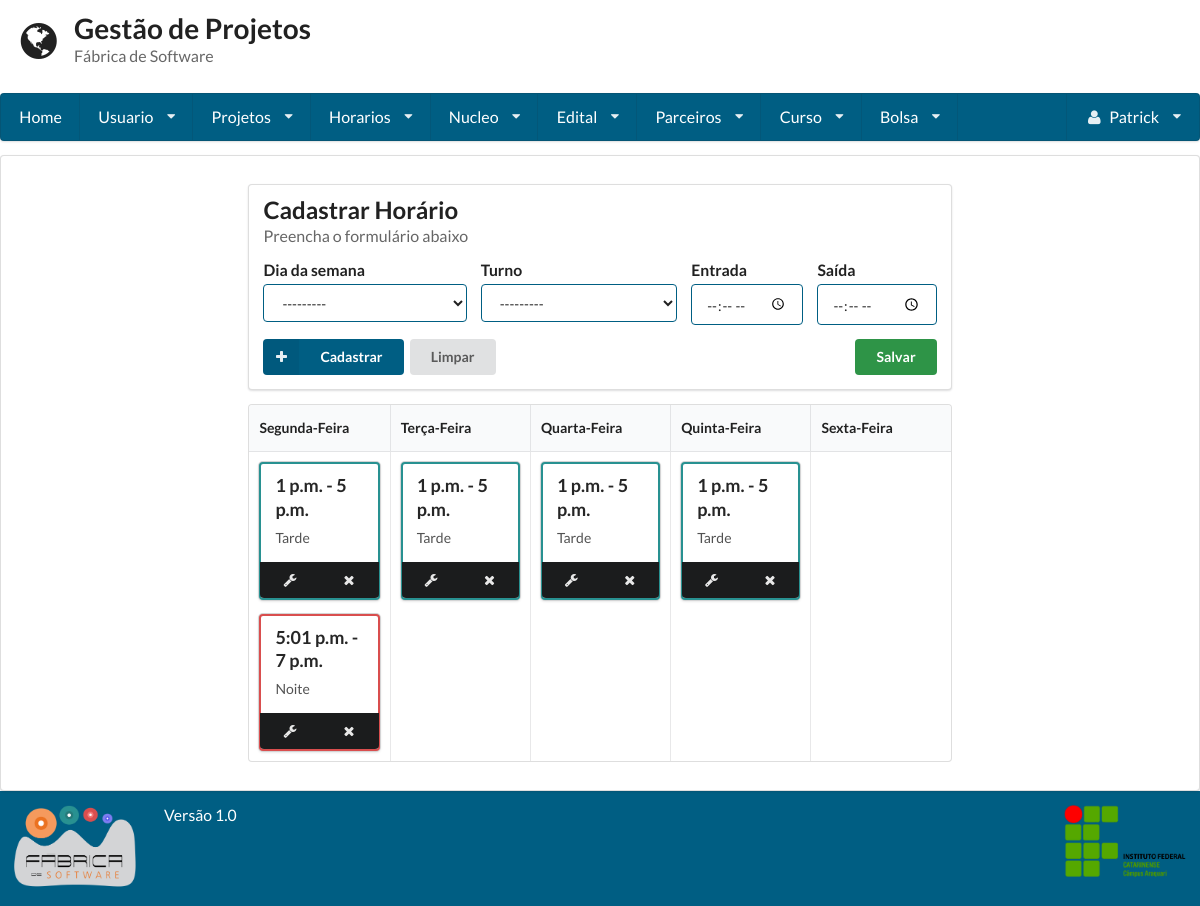
Screenshot of /horario/ (signed in) with the database file from the repository.
### gestaoapp/models/horario.py (models this page shows)
class Horario(models.Model):
    MANHA = 'MA'
    TARDE = 'TA'
    NOITE = 'NO'
    HORARIO_CHOICES = (
        (MANHA, 'Manha'),
        (TARDE, 'Tarde'),
        (NOITE, 'Noite'),
    )
    turno = models.CharField(
        max_length=2,
        choices=HORARIO_CHOICES
    )
    SEGUNDA = 'SEG'
    TERCA = 'TER'
    QUARTA = 'QUA'
    QUINTA = 'QUI'
    SEXTA = 'SEX'
    DIA_CHOICES = (
        (SEGUNDA, 'Segunda-Feira'),
        (TERCA, 'Terca-Feira'),
        (QUARTA, 'Quarta-Feira'),
        (QUINTA, 'Quinta-Feira'),
        (SEXTA, 'Sexta-Feira'),
    )
    data = models.CharField(
        max_length=255,
        choices=DIA_CHOICES
    )
    usuario = models.ForeignKey(Usuario, null=False, blank=False)
    hora_inicio = models.TimeField()
    hora_fim = models.TimeField()

### gestaoapp/views/horario.py (the view, shortened to what this page needs)
# urls.py: url(r'^horario/', CadastroHorario.as_view()),
class CadastroHorario(LoginRequiredMixin, View):
    template = 'horario/cadastro.html'
    def get(self, request, horario_id=None):
        horarios = TabelaHorarios().get(request.user.id)
        if horario_id:
            horario_atual = Horario.objects.get(id=horario_id)
            form = FormHorarioEdit(instance=horario_atual)
            editar = True
        else:
            form = FormHorario()
            editar = False
        return render(request, self.template, {'form': form, 'editar': editar, 'horarios': horarios})

### gestaoapp/forms/horario.py (shortened to what this page needs)
class FormHorario(forms.ModelForm):
    hora_inicio = forms.TimeField(label='hora_inicio')
    hora_fim = forms.TimeField(label='hora_fim')
    usuario = forms.CharField(required=False)
    class Meta:
        model = Horario
        fields = "__all__"

### gestaoapp/controls/tabela_horarios.py (called while the page is built)
    def get(self, usuario):
        horarios = Horario.objects.filter(usuario=usuario).order_by('hora_inicio', 'hora_fim')
        return self.organizarHorarios(horarios)

    def organizarHorarios(self, horarios):
        horarios_organizados_por_dia = {}
        for horario in horarios:
            if horario.data in horarios_organizados_por_dia:
                horarios_organizados_por_dia[horario.data].append(horario)
            else:
                horarios_organizados_por_dia[horario.data] = [horario]
        return horarios_organizados_por_dia

### gestaoapp/templatetags/get_dict_item.py (called while the page is built)
@register.filter(name='get_dict_item')
def get_dict_item(dictionary, key):
    return dictionary.get(key)

### gestaoapp/templates/horario/cadastro.html (shortened to what this page needs)
{% extends 'base.html' %}
{% load get_dict_item %}
{% block conteudo %}
        <div class="ui segment">
            <h2 class="ui header">
                {% if edit == True %}
                 Editar Horário
                {% else %}
                Cadastrar Horário
                {% endif %}
                <div class="sub header">
                    Preencha o formulário abaixo
                </div>
            </h2>
            <form method="POST" action="" class="ui form">{% csrf_token %}
                <div class="fields">
                    <div class="five wide field">
                        <label>Dia da semana</label>
                        {{ form.data }}
                    </div>
                    <div class="five wide field">
                        <label>Turno</label>
                        {{ form.turno }}
                    </div>
                    <div class="three wide field">
                        <label>Entrada</label>
                        {% if editar %}
                            {{ form.hora_inicio }}
                        {% else %}
                            <input type="time" name="hora_inicio">
                        {% endif %}
                    </div>
                    <div class="three wide field">
                        <label>Saída</label>
                        {% if editar %}
                            {{ form.hora_fim }}
                        {% else %}
                            <input type="time" name="hora_fim">
                        {% endif %}
                    </div>
                </div>
                <a href="/horario/" class="ui left labeled icon azul_escuro button"><i class="plus icon"></i>Cadastrar</a>
                <input type="reset" class="ui button" value="Limpar"/>
                <input type="submit" class="ui right floated verde_escuro button" value="Salvar"/>
            </form>
        </div>
        {% include 'horario/tabela_horarios.html' %}
    </div>
{% endblock %}

### gestaoapp/templates/base.html (shortened to what this page needs)
<!doctype html>
<head>
    {% load staticfiles %}
    <link rel="stylesheet" href="{% static 'semantic-2.1/dist/semantic.css' %}"/>
    <link rel="stylesheet" href="{% static 'base.css' %}"/>
</head>
<body class="cor-fundo">
<header class="cabecalho">
    <div class="ui grid">
        <div class="row">
            <div class='twelve wide column'>
                <h1 class="ui header">
                    <i class='ui icon world'></i>
                    <div class="ui content">
                        Gestão de Projetos
                        <p class="sub header">
                            Fábrica de Software
                        </p>
                    </div>
                </h1>
            </div>
        </div>
        {% if user.is_authenticated %}
            <div class="computer only row">
                <nav class="ui large menu stackable"><a class="item" href="/home">Home</a>
                    <div class="ui dropdown item">Usuario<i class="dropdown icon"></i>
                    </div>
                    <div class="ui dropdown item">Projetos<i class="dropdown icon"></i>
                    </div>
                    <div class="ui dropdown item">Horarios<i class="dropdown icon"></i>
                    </div>
                    <div class="ui dropdown item">Nucleo<i class="dropdown icon"></i>
                    </div>
                    <div class="ui dropdown item">Edital<i class="dropdown icon"></i>
                    </div>
                    <div class="ui dropdown item">Parceiros<i class="dropdown icon"></i>
                    </div>
                    {% if user.is_superuser %}
                        <div class="ui dropdown item">Curso<i class="dropdown icon"></i>
                        </div>
                    {% endif %}
                    {% if user.is_superuser %}
                        <div class="ui dropdown item">Bolsa<i class="dropdown icon"></i>
                        </div>
                    {% endif %}
                    <div class="ui dropdown item right floated"><i class="user icon"></i>
                        {{ request.user.first_name }} <i class="dropdown icon"></i>
                    </div>
                </nav>
            </div>
        {% endif %}
    </div>
</header>
<article class="corpo ui segment cor-conteudo">
    <div class="ui grid">
        <div class="row">
            <div class="three wide column"></div>
            <div class="ten wide column">
                {% block conteudo %}
                {% endblock %}
            </div>
        </div>
</article>
<footer class="ui grid rodape verde_escuro">
    <div class="two wide column">
        <img class="ui small image" src="{% static 'fabrica.png' %}">
    </div>
    <div class=" twelve wide column">
        <label class="centered"> Versão 1.0 </label>
    </div>
    <div class="two wide column">
        <img class="ui small image" src="{% static 'ifc2.png' %}">
    </div>
</footer>
</body>
</html>

### gestaoapp/templates/horario/tabela_horarios.html
{% if horarios %}
{% with 'Segunda-Feira Terça-Feira Quarta-Feira Quinta-Feira Sexta-Feira' as dias_da_semana %}
    <table class="ui celled fixed table">
        <thead>
            <tr>
                {% for dia in dias_da_semana.split %}
                <th>{{ dia }}</th>
                {% endfor %}
            </tr>
        </thead>
        <tbody>
            <tr>
            {% for dia in dias_da_semana.split %}
                <td class="top_td">
                {% with dia|slice:"0:3"|upper as dia_prefixo %}
                {% for horario in horarios|get_dict_item:dia_prefixo %}
                    <div class="ui
                     {% if horario.turno == 'MA' %}
                        laranja_fabrica
                    {% elif horario.turno == 'TA' %}
                        verde_fabrica
                    {% elif horario.turno == 'NO' %}
                        vermelho_fabrica
                    {% endif %}
                     horario_card card">
                        <div class="content">
                            <div class="header">
                                {{ horario.hora_inicio }} - {{ horario.hora_fim }}
                            </div>
                            <div class="description">
                                {% if horario.turno == 'MA' %}
                                    Manhã
                                {% elif horario.turno == 'TA' %}
                                    Tarde
                                {% elif horario.turno == 'NO' %}
                                    Noite
                                {% endif %}
                            </div>
                        </div>
                        {% if horario.usuario.id == request.user.id %}
                        <div class="ui two bottom attached centered icon black buttons">
                            <a  href="/editar_horario/{{ horario.id }}" class="ui icon button">
                                <i class="configure icon"></i>
                            </a>
                            <a href="/excluir_horario/{{ horario.id }}" class="ui icon button">
                                <i class="remove icon"></i>
                            </a>
                        </div>
                        {% endif %}
                    </div>
                {% endfor %}
                {% endwith %}
                </td>
            {% endfor %}
            </tr>
        </tbody>
    </table>
{% endwith %}
{% endif %}

### static/base.css (style rules this page uses)
.ui.grid { margin:0 !important; padding:0 !important; }
.cabecalho { min-height: 16% !important; color: #005e83 !important; }
.cabecalho .grid { margin:0 !important; padding:0 !important; }
.corpo { min-height: 64.9% !important; }
.rodape { min-height: 11% !important; }
article { margin: 0 !important; }
.verde_escuro { background:#005e83 !important; color:#FFFFFF !important; }
.ui.menu { width: 100% !important; background-color: #005e83 !important; }
.ui.menu > .item { color: #FFF !important; }
label { font-size: 1.125em !important; }
input { border-color: #005E83 !important; }
select { border-color: #005E83 !important; }
input.verde_escuro { background-color: #2E9447 !important; }
.azul_escuro { background:#005e83 !important; color:#FFFFFF !important; }
.top_td { vertical-align: baseline; }
.horario_card { border: 2px solid #000000!important; }
.verde_fabrica { border-color: #289191!important; }
.vermelho_fabrica { border-color: #d94e4e!important; }

### rows the page displays
Horario: hora_inicio "1 p.m.", hora_fim "5 p.m.", turno "Tarde"
Horario: hora_inicio "5:01 p.m.", hora_fim "7 p.m.", turno "Noite"
Horario: hora_inicio "1 p.m.", hora_fim "5 p.m.", turno "Tarde"
Horario: hora_inicio "1 p.m.", hora_fim "5 p.m.", turno "Tarde"
Horario: hora_inicio "1 p.m.", hora_fim "5 p.m.", turno "Tarde"

### other values shown
{{ request.user.first_name }} "Patrick"
{{ dia }} "Segunda-Feira" "Terça-Feira" "Quarta-Feira" "Quinta-Feira" "Sexta-Feira"
